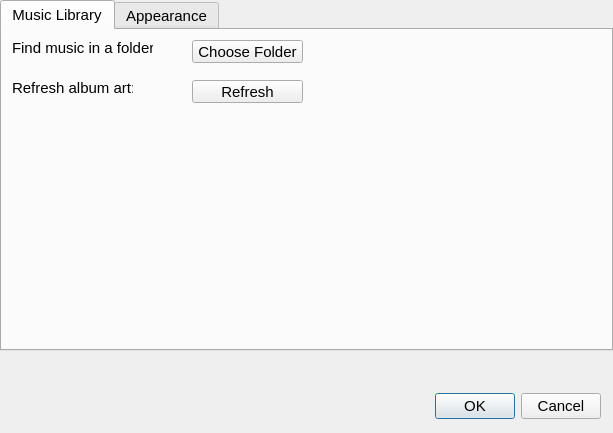
<?xml version="1.0" encoding="UTF-8"?>
<ui version="4.0">
 <class>Settings</class>
 <widget class="QDialog" name="Settings">
  <property name="geometry">
   <rect>
    <x>0</x>
    <y>0</y>
    <width>613</width>
    <height>433</height>
   </rect>
  </property>
  <property name="windowTitle">
   <string>Settings</string>
  </property>
  <widget class="QDialogButtonBox" name="buttonBox">
   <property name="geometry">
    <rect>
     <x>260</x>
     <y>390</y>
     <width>341</width>
     <height>32</height>
    </rect>
   </property>
   <property name="font">
    <font>
     <pointsize>11</pointsize>
    </font>
   </property>
   <property name="orientation">
    <enum>Qt::Horizontal</enum>
   </property>
   <property name="standardButtons">
    <set>QDialogButtonBox::Cancel|QDialogButtonBox::Ok</set>
   </property>
  </widget>
  <widget class="QTabWidget" name="tabWidget">
   <property name="geometry">
    <rect>
     <x>0</x>
     <y>0</y>
     <width>613</width>
     <height>351</height>
    </rect>
   </property>
   <property name="font">
    <font>
     <pointsize>11</pointsize>
    </font>
   </property>
   <property name="currentIndex">
    <number>0</number>
   </property>
   <widget class="QWidget" name="tab">
    <attribute name="title">
     <string>Music Library</string>
    </attribute>
    <widget class="QLabel" name="label">
     <property name="geometry">
      <rect>
       <x>10</x>
       <y>10</y>
       <width>141</width>
       <height>16</height>
      </rect>
     </property>
     <property name="font">
      <font>
       <pointsize>11</pointsize>
      </font>
     </property>
     <property name="text">
      <string>Find music in a folder:</string>
     </property>
    </widget>
    <widget class="QLabel" name="label_2">
     <property name="geometry">
      <rect>
       <x>10</x>
       <y>50</y>
       <width>121</width>
       <height>16</height>
      </rect>
     </property>
     <property name="font">
      <font>
       <pointsize>11</pointsize>
      </font>
     </property>
     <property name="text">
      <string>Refresh album art:</string>
     </property>
    </widget>
    <widget class="QPushButton" name="pushButton">
     <property name="geometry">
      <rect>
       <x>190</x>
       <y>10</y>
       <width>111</width>
       <height>23</height>
      </rect>
     </property>
     <property name="text">
      <string>Choose Folder</string>
     </property>
    </widget>
    <widget class="QPushButton" name="pushButton_2">
     <property name="geometry">
      <rect>
       <x>190</x>
       <y>50</y>
       <width>111</width>
       <height>23</height>
      </rect>
     </property>
     <property name="text">
      <string>Refresh</string>
     </property>
    </widget>
   </widget>
   <widget class="QWidget" name="tab_2">
    <attribute name="title">
     <string>Appearance</string>
    </attribute>
   </widget>
  </widget>
 </widget>
 <resources/>
 <connections>
  <connection>
   <sender>buttonBox</sender>
   <signal>accepted()</signal>
   <receiver>Settings</receiver>
   <slot>accept()</slot>
   <hints>
    <hint type="sourcelabel">
     <x>248</x>
     <y>254</y>
    </hint>
    <hint type="destinationlabel">
     <x>157</x>
     <y>274</y>
    </hint>
   </hints>
  </connection>
  <connection>
   <sender>buttonBox</sender>
   <signal>rejected()</signal>
   <receiver>Settings</receiver>
   <slot>reject()</slot>
   <hints>
    <hint type="sourcelabel">
     <x>316</x>
     <y>260</y>
    </hint>
    <hint type="destinationlabel">
     <x>286</x>
     <y>274</y>
    </hint>
   </hints>
  </connection>
 </connections>
</ui>
